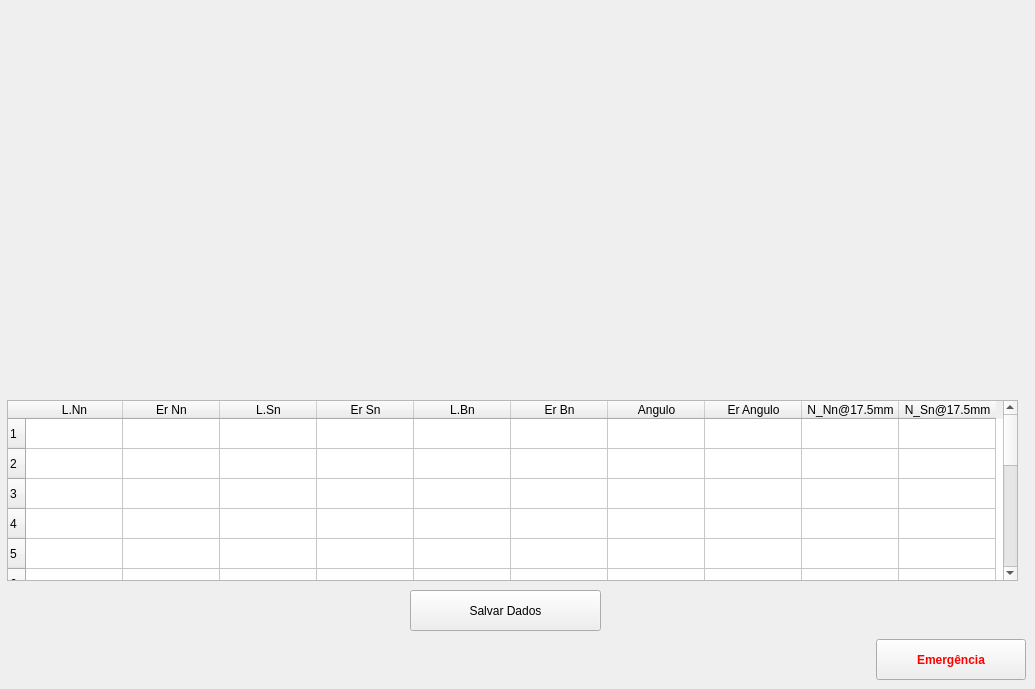
    <widget class="QWidget" name="tab_4">
     <attribute name="title">
      <string>Resultados</string>
     </attribute>
     <widget class="matplotlibWidget" name="widget" native="true">
      <property name="geometry">
       <rect>
        <x>90</x>
        <y>20</y>
        <width>841</width>
        <height>361</height>
       </rect>
      </property>
     </widget>
     <widget class="QPushButton" name="salvar_harmonico">
      <property name="geometry">
       <rect>
        <x>410</x>
        <y>590</y>
        <width>191</width>
        <height>41</height>
       </rect>
      </property>
      <property name="text">
       <string>Salvar Dados</string>
      </property>
      <property name="icon">
       <iconset>
        <normaloff>../bobininha/imagens/save.png</normaloff>../bobininha/imagens/save.png</iconset>
      </property>
      <property name="iconSize">
       <size>
        <width>20</width>
        <height>20</height>
       </size>
      </property>
     </widget>
     <widget class="QTableWidget" name="tabela">
      <property name="geometry">
       <rect>
        <x>7</x>
        <y>400</y>
        <width>1011</width>
        <height>181</height>
       </rect>
      </property>
      <property name="lineWidth">
       <number>1</number>
      </property>
      <property name="verticalScrollBarPolicy">
       <enum>Qt::ScrollBarAsNeeded</enum>
      </property>
      <property name="autoScrollMargin">
       <number>16</number>
      </property>
      <property name="textElideMode">
       <enum>Qt::ElideRight</enum>
      </property>
      <property name="verticalScrollMode">
       <enum>QAbstractItemView::ScrollPerItem</enum>
      </property>
      <property name="rowCount">
       <number>15</number>
      </property>
      <attribute name="horizontalHeaderDefaultSectionSize">
       <number>97</number>
      </attribute>
      <row>
       <property name="text">
        <string>1</string>
       </property>
      </row>
      <row>
       <property name="text">
        <string>2</string>
       </property>
      </row>
      <row>
       <property name="text">
        <string>3</string>
       </property>
      </row>
      <row>
       <property name="text">
        <string>4</string>
       </property>
      </row>
      <row>
       <property name="text">
        <string>5</string>
       </property>
      </row>
      <row>
       <property name="text">
        <string>6</string>
       </property>
      </row>
      <row>
       <property name="text">
        <string>7</string>
       </property>
      </row>
      <row>
       <property name="text">
        <string>8</string>
       </property>
      </row>
      <row>
       <property name="text">
        <string>9</string>
       </property>
      </row>
      <row>
       <property name="text">
        <string>10</string>
       </property>
      </row>
      <row>
       <property name="text">
        <string>11</string>
       </property>
      </row>
      <row>
       <property name="text">
        <string>12</string>
       </property>
      </row>
      <row>
       <property name="text">
        <string>13</string>
       </property>
      </row>
      <row>
       <property name="text">
        <string>14</string>
       </property>
      </row>
      <row>
       <property name="text">
        <string>15</string>
       </property>
      </row>
      <column>
       <property name="text">
        <string>L.Nn</string>
       </property>
      </column>
      <column>
       <property name="text">
        <string>Er Nn</string>
       </property>
      </column>
      <column>
       <property name="text">
        <string>L.Sn</string>
       </property>
      </column>
      <column>
       <property name="text">
        <string>Er Sn</string>
       </property>
      </column>
      <column>
       <property name="text">
        <string>L.Bn</string>
       </property>
      </column>
      <column>
       <property name="text">
        <string>Er Bn</string>
       </property>
      </column>
      <column>
       <property name="text">
        <string>Angulo</string>
       </property>
      </column>
      <column>
       <property name="text">
        <string>Er Angulo</string>
       </property>
      </column>
      <column>
       <property name="text">
        <string>N_Nn@17.5mm</string>
       </property>
      </column>
      <column>
       <property name="text">
        <string>N_Sn@17.5mm</string>
       </property>
      </column>
     </widget>
     <widget class="QPushButton" name="Emergencia_9">
      <property name="geometry">
       <rect>
        <x>876</x>
        <y>639</y>
        <width>150</width>
        <height>41</height>
       </rect>
      </property>
      <property name="palette">
       <palette>
        <active>
         <colorrole role="ButtonText">
          <brush brushstyle="SolidPattern">
           <color alpha="255">
            <red>255</red>
            <green>0</green>
            <blue>0</blue>
           </color>
          </brush>
         </colorrole>
        </active>
        <inactive>
         <colorrole role="ButtonText">
          <brush brushstyle="SolidPattern">
           <color alpha="255">
            <red>255</red>
            <green>0</green>
            <blue>0</blue>
           </color>
          </brush>
         </colorrole>
        </inactive>
        <disabled>
         <colorrole role="ButtonText">
          <brush brushstyle="SolidPattern">
           <color alpha="255">
            <red>120</red>
            <green>120</green>
            <blue>120</blue>
           </color>
          </brush>
         </colorrole>
        </disabled>
       </palette>
      </property>
      <property name="font">
       <font>
        <weight>75</weight>
        <bold>true</bold>
       </font>
      </property>
      <property name="text">
       <string>Emergência</string>
      </property>
      <property name="icon">
       <iconset>
        <normaloff>imagens/emergency_icon_01.png</normaloff>imagens/emergency_icon_01.png</iconset>
      </property>
      <property name="iconSize">
       <size>
        <width>35</width>
        <height>35</height>
       </size>
      </property>
     </widget>
    </widget>
